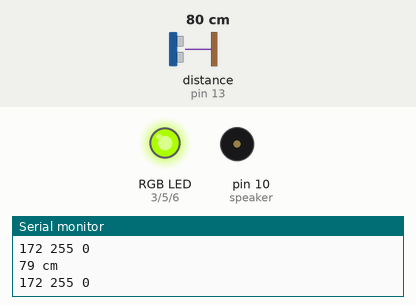
This sketch was run on a simulated Arduino Uno, built with avr-gcc and run on an emulated ATmega328P. Parts: an RGB LED mixed from three pins (HIGH = lit), buzzer (waves = sounding), the last lines printed to the serial monitor. Wiring (inferred from the names in the program): ultrasonic range finder: trigger pin 12; echo pin 13. Inputs (shaded band) come from the test bench; at power-on: distance to the obstacle (sensor on pin 13) 80 cm. The echo pulse lasts 58.3 µs per cm; pins used as bus, display or sensor lines are not drawn.

Above: at 1.2 s.
1.3 s: distance to the obstacle (sensor on pin 13) set to 250 cm
At 2.0 s:
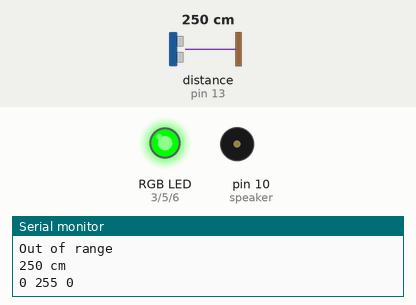
2.8 s: distance to the obstacle (sensor on pin 13) set to 2 cm
At 4.0 s:
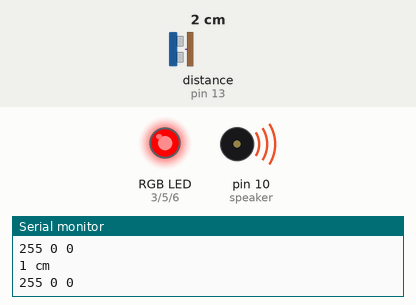
4.3 s: distance to the obstacle (sensor on pin 13) set to 35 cm
At 5.2 s:
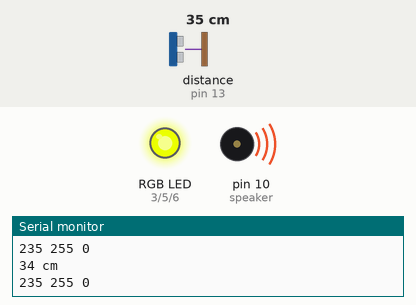
5.9 s: distance to the obstacle (sensor on pin 13) set to 18 cm
At 7.2 s:
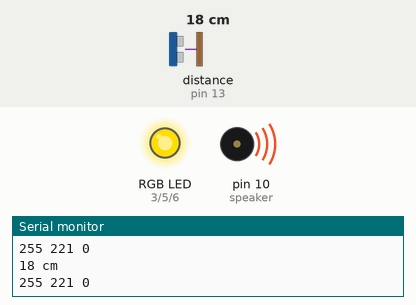
7.5 s: distance to the obstacle (sensor on pin 13) set to 9 cm
At 8.4 s:
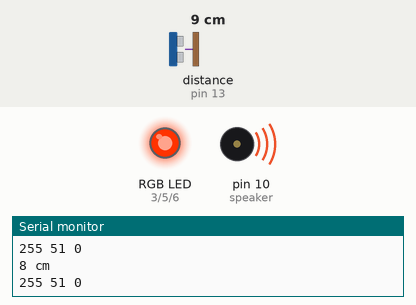
9.1 s: distance to the obstacle (sensor on pin 13) set to 120 cm
At 10.3 s:
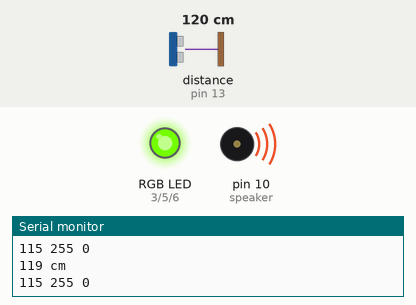
Timing chart, 0 to 11.6 s (numbered marks = the images above; inputs shaded):
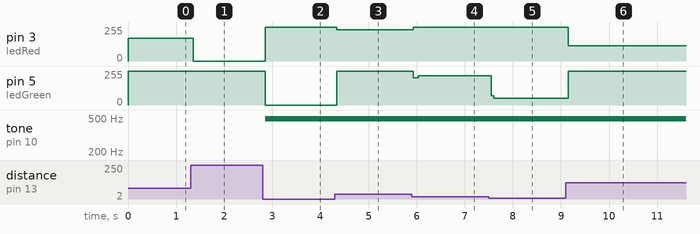

The sketch:

UltrasonicLEDTest.ino
```cpp
/*
 HC-SR04 Ping distance sensor]
 VCC to arduino 5v GND to arduino GND
 Echo to Arduino pin 13 Trig to Arduino pin 12
 Red POS to Arduino pin 11
 Green POS to Arduino pin 10
 560 ohm resistor to both LED NEG and GRD power rail
 More info at: http://goo.gl/kJ8Gl
 Original code improvements to the Ping sketch sourced from Trollmaker.com
 Some code and wiring inspired by http://en.wikiversity.org/wiki/User:Dstaub/robotcar
 */

#define trigPin 12
#define echoPin 13
#define ledRed 3
#define ledGreen 5
#define ledBlue 6
#define speaker 10

void setup() {
  Serial.begin (9600);
  pinMode(trigPin, OUTPUT);
  pinMode(echoPin, INPUT);
  pinMode(ledRed, OUTPUT);
  pinMode(ledGreen, OUTPUT);
  pinMode(ledBlue, OUTPUT);
  pinMode(speaker, OUTPUT);
}

void loop() {
  long duration, distance;
  digitalWrite(trigPin, LOW);  // Added this line
  delayMicroseconds(2); // Added this line
  digitalWrite(trigPin, HIGH);
//  delayMicroseconds(1000); - Removed this line
  delayMicroseconds(10); // Added this line
  digitalWrite(trigPin, LOW);
  duration = pulseIn(echoPin, HIGH);
  distance = (duration/2) / 29.1;
  int r = 0,
      g = 0,
      b = 0,
      s = 0;
  if( 20 <= distance && distance < 200){
    r = -17 * distance / 12 + 850/3;
    g = 255;
    b = 0;
  }
  else if( 5<= distance && distance < 20){
    r = 255;
    g = 17 * distance - 85;
    b = 0;
  }
  else if( 0< distance && distance < 5){
    r = 255;
    g = 0;
    b = 0;
    s = - 10 * distance + 200;
  }
  else if (distance >= 200 || distance <= 0){
    Serial.println("Out of range");
    r = b = 0;
    g = 255;
  }
  analogWrite(ledRed, r);
  analogWrite(ledGreen, g);
  analogWrite(ledBlue, b);
  analogWrite(speaker, s);

  Serial.print(distance);
  Serial.println(" cm");
  Serial.println(String(r) + " " + g + " " + b);

  delay(50);
}
```

Measured:
- after the input at 1.3 s, pin 3 (ledRed): 172/255 → 0/255 after 0.05 s
- after the input at 2.8 s, pin 3 (ledRed): 0/255 → 255/255 after 0.05 s; pin 5 (ledGreen): 255/255 → 0/255 after 0.05 s; tone on pin 10 (speaker): silent → 490 Hz after 0.05 s
- after the input at 4.3 s, pin 3 (ledRed): 255/255 → 235/255 at once; pin 5 (ledGreen): 0/255 → 255/255 at once
- after the input at 5.9 s, pin 3 (ledRed): 235/255 → 255/255 at once; pin 5 (ledGreen): 255/255 → 204/255 at once, → 221/255 0.10 s later
- after the input at 7.5 s, pin 5 (ledGreen): 221/255 → 51/255 after 0.05 s
- after the input at 9.1 s, pin 3 (ledRed): 255/255 → 115/255 after 0.06 s; pin 5 (ledGreen): 51/255 → 255/255 after 0.06 s
